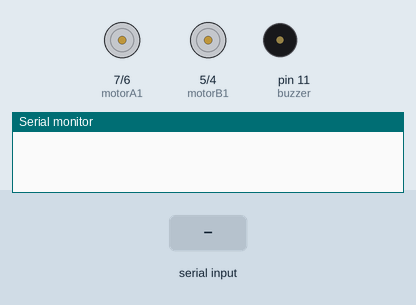
Simulated run of this sketch. Board: Arduino Uno, built with avr-gcc and run on an emulated ATmega328P. Parts: motor-driver pin pairs drawn as motors (green arrow = first pin HIGH = forward, orange = second pin HIGH = backward, longer = more drive, scaled by the enable pin), buzzer (waves = sounding), the last lines printed to the serial monitor. Inputs (shaded band) come from the test bench.

Above: at 1.2 s.
1.3 s: "R" received over Serial
At 2.5 s:
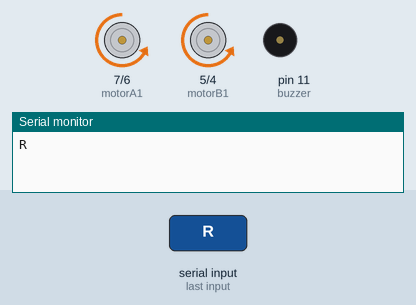
2.8 s: "0" received over Serial
At 3.8 s:
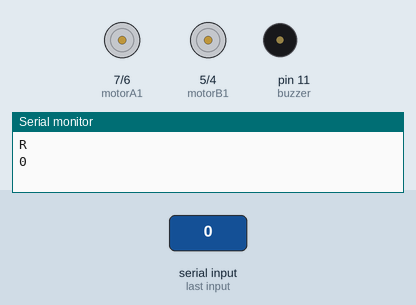
4.3 s: "L" received over Serial
5.8 s: "B" received over Serial
7.3 s: "F" received over Serial
8.8 s: byte 86 ('V') received over Serial
At 13.0 s:
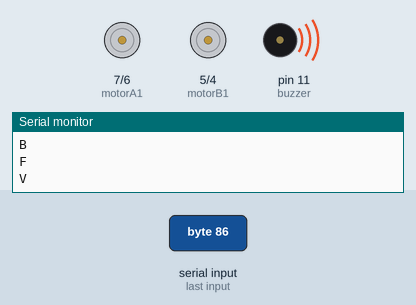
Timing chart, 0 to 15.9 s (numbered marks = the images above; inputs shaded):
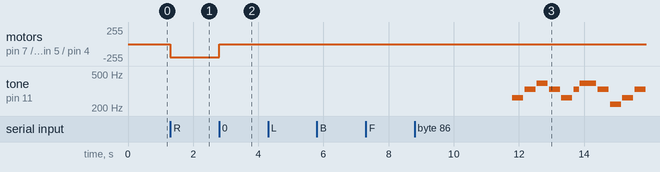

Measured:
- after the input at 1.3 s, motor on pin 7 (motorA1) / pin 6 (motorA2), motor on pin 5 (motorB1) / pin 4 (motorB2): stopped → backward 200/255 at once
- after the input at 2.8 s, motor on pin 7 (motorA1) / pin 6 (motorA2), motor on pin 5 (motorB1) / pin 4 (motorB2): backward 200/255 → stopped at once
- after the input at 8.8 s, tone on pin 11 (buzzer): plays 262 Hz for 0.34 s, 330 Hz for 0.34 s, 392 Hz for 0.34 s, 330 Hz for 0.34 s, 262 Hz for 0.34 s, 330 Hz for 0.17 s … (11 notes in this stretch), starting after 3.0 s

The sketch:

Codigo_Carro_Sonido.ino
```cpp
/*
  Keyboard cat
  Connect a piezo buzzer or speaker to pin 11 or select a new pin.
  More songs available at https://github.com/robsoncouto/arduino-songs

                                              Robson Couto, 2019
*/
#define NOTE_B0 31
#define NOTE_C1 33
#define NOTE_CS1 35
#define NOTE_D1 37
#define NOTE_DS1 39
#define NOTE_E1 41
#define NOTE_F1 44
#define NOTE_FS1 46
#define NOTE_G1 49
#define NOTE_GS1 52
#define NOTE_A1 55
#define NOTE_AS1 58
#define NOTE_B1 62
#define NOTE_C2 65
#define NOTE_CS2 69
#define NOTE_D2 73
#define NOTE_DS2 78
#define NOTE_E2 82
#define NOTE_F2 87
#define NOTE_FS2 93
#define NOTE_G2 98
#define NOTE_GS2 104
#define NOTE_A2 110
#define NOTE_AS2 117
#define NOTE_B2 123
#define NOTE_C3 131
#define NOTE_CS3 139
#define NOTE_D3 147
#define NOTE_DS3 156
#define NOTE_E3 165
#define NOTE_F3 175
#define NOTE_FS3 185
#define NOTE_G3 196
#define NOTE_GS3 208
#define NOTE_A3 220
#define NOTE_AS3 233
#define NOTE_B3 247
#define NOTE_C4 262
#define NOTE_CS4 277
#define NOTE_D4 294
#define NOTE_DS4 311
#define NOTE_E4 330
#define NOTE_F4 349
#define NOTE_FS4 370
#define NOTE_G4 392
#define NOTE_GS4 415
#define NOTE_A4 440
#define NOTE_AS4 466
#define NOTE_B4 494
#define NOTE_C5 523
#define NOTE_CS5 554
#define NOTE_D5 587
#define NOTE_DS5 622
#define NOTE_E5 659
#define NOTE_F5 698
#define NOTE_FS5 740
#define NOTE_G5 784
#define NOTE_GS5 831
#define NOTE_A5 880
#define NOTE_AS5 932
#define NOTE_B5 988
#define NOTE_C6 1047
#define NOTE_CS6 1109
#define NOTE_D6 1175
#define NOTE_DS6 1245
#define NOTE_E6 1319
#define NOTE_F6 1397
#define NOTE_FS6 1480
#define NOTE_G6 1568
#define NOTE_GS6 1661
#define NOTE_A6 1760
#define NOTE_AS6 1865
#define NOTE_B6 1976
#define NOTE_C7 2093
#define NOTE_CS7 2217
#define NOTE_D7 2349
#define NOTE_DS7 2489
#define NOTE_E7 2637
#define NOTE_F7 2794
#define NOTE_FS7 2960
#define NOTE_G7 3136
#define NOTE_GS7 3322
#define NOTE_A7 3520
#define NOTE_AS7 3729
#define NOTE_B7 3951
#define NOTE_C8 4186
#define NOTE_CS8 4435
#define NOTE_D8 4699
#define NOTE_DS8 4978
#define REST 0

const int motorA1 = 7;
const int motorA2 = 6;
const int motorAspeed = 9;
const int motorB1 = 5;
const int motorB2 = 4;
const int motorBspeed = 3;

int state;
int vSpeed = 200;
char dato;

// change this to make the song slower or faster
int tempo = 160;

// change this to whichever pin you want to use
int buzzer = 11;

// notes of the moledy followed by the duration.
// a 4 means a quarter note, 8 an eighteenth , 16 sixteenth, so on
// !!negative numbers are used to represent dotted notes,
// so -4 means a dotted quarter note, that is, a quarter plus an eighteenth!!
int melody[] = {

  // Keyboard cat
  // Score available at https://musescore.com/user/142788/scores/147371

  REST,
  1,
  REST,
  1,
  NOTE_C4,
  4,
  NOTE_E4,
  4,
  NOTE_G4,
  4,
  NOTE_E4,
  4,
  NOTE_C4,
  4,
  NOTE_E4,
  8,
  NOTE_G4,
  -4,
  NOTE_E4,
  4,
  NOTE_A3,
  4,
  NOTE_C4,
  4,
  NOTE_E4,
  4,
  NOTE_C4,
  4,
  NOTE_A3,
  4,
  NOTE_C4,
  8,
  NOTE_E4,
  -4,
  NOTE_C4,
  4,
  NOTE_G3,
  4,
  NOTE_B3,
  4,
  NOTE_D4,
  4,
  NOTE_B3,
  4,
  NOTE_G3,
  4,
  NOTE_B3,
  8,
  NOTE_D4,
  -4,
  NOTE_B3,
  4,

  NOTE_G3,
  4,
  NOTE_G3,
  8,
  NOTE_G3,
  -4,
  NOTE_G3,
  8,
  NOTE_G3,
  4,
  NOTE_G3,
  4,
  NOTE_G3,
  4,
  NOTE_G3,
  8,
  NOTE_G3,
  4,
  NOTE_C4,
  4,
  NOTE_E4,
  4,
  NOTE_G4,
  4,
  NOTE_E4,
  4,
  NOTE_C4,
  4,
  NOTE_E4,
  8,
  NOTE_G4,
  -4,
  NOTE_E4,
  4,
  NOTE_A3,
  4,
  NOTE_C4,
  4,
  NOTE_E4,
  4,
  NOTE_C4,
  4,
  NOTE_A3,
  4,
  NOTE_C4,
  8,
  NOTE_E4,
  -4,
  NOTE_C4,
  4,
  NOTE_G3,
  4,
  NOTE_B3,
  4,
  NOTE_D4,
  4,
  NOTE_B3,
  4,
  NOTE_G3,
  4,
  NOTE_B3,
  8,
  NOTE_D4,
  -4,
  NOTE_B3,
  4,

  NOTE_G3,
  -1,

};

// sizeof gives the number of bytes, each int value is composed of two bytes (16 bits)
// there are two values per note (pitch and duration), so for each note there are four bytes
int notes = sizeof(melody) / sizeof(melody[0]) / 2;

// this calculates the duration of a whole note in ms
int wholenote = (60000 * 4) / tempo;

int divider = 0, noteDuration = 0;

void setup() {

  Serial.begin(9600);
  pinMode(motorA1, OUTPUT);
  pinMode(motorA2, OUTPUT);
  pinMode(motorB1, OUTPUT);
  pinMode(motorB2, OUTPUT);
}

void loop() {
  // put your main code here, to run repeatedly:
  if (Serial.available()) {
    //Serial.println(Serial.readString());
    dato = Serial.read();
    Serial.println(dato);
  }

  switch (dato) {
    case '0': vSpeed = 0; break;
    case '1': vSpeed = 100; break;
    case '2': vSpeed = 180; break;
    case '3': vSpeed = 200; break;
    case '4': vSpeed = 255; break;
  }

  switch (dato) {
    case 'R':
      digitalWrite(motorA1, LOW);
      delay(1);
      digitalWrite(motorA2, HIGH);
      delay(1);

      digitalWrite(motorB1, LOW);
      delay(1);
      digitalWrite(motorB2, HIGH);

      analogWrite(motorAspeed, vSpeed);
      analogWrite(motorBspeed, vSpeed);
      break;

      /*
    case 'I':
      digitalWrite(motorA1, LOW);
      delay(1);
      digitalWrite(motorA2, HIGH);
      delay(1);

      digitalWrite(motorB1, LOW);
      delay(1);
      digitalWrite(motorB2, HIGH);

      analogWrite(motorAspeed, 0);
      analogWrite(motorBspeed, vSpeed);
      break;

    case 'G':
      digitalWrite(motorA1, LOW);
      delay(1);
      digitalWrite(motorA2, HIGH);
      delay(1);

      digitalWrite(motorB1, LOW);
      delay(1);
      digitalWrite(motorB2, HIGH);

      analogWrite(motorAspeed, vSpeed);
      analogWrite(motorBspeed, 0);
      break;
*/
    case 'L':
      digitalWrite(motorA1, HIGH);
      delay(1);
      digitalWrite(motorA2, LOW);
      delay(1);

      digitalWrite(motorB1, HIGH);
      delay(1);
      digitalWrite(motorB2, LOW);

      analogWrite(motorAspeed, vSpeed);
      analogWrite(motorBspeed, vSpeed);
      break;
      /*
    case 'J':
      digitalWrite(motorA1, HIGH);
      delay(1);
      digitalWrite(motorA2, LOW);
      delay(1);

      digitalWrite(motorB1, HIGH);
      delay(1);
      digitalWrite(motorB2, LOW);

      analogWrite(motorAspeed, 0);
      analogWrite(motorBspeed, vSpeed);
      break;

    case 'H':
      digitalWrite(motorA1, HIGH);
      delay(1);
      digitalWrite(motorA2, LOW);
      delay(1);

      digitalWrite(motorB1, HIGH);
      delay(1);
      digitalWrite(motorB2, LOW);

      analogWrite(motorAspeed, vSpeed);
      analogWrite(motorBspeed, 0);
      break;
*/
    case 'B':
      digitalWrite(motorA2, HIGH);
      delay(1);
      digitalWrite(motorA1, LOW);
      delay(1);

      digitalWrite(motorB2, LOW);
      delay(1);
      digitalWrite(motorB1, HIGH);

      analogWrite(motorAspeed, vSpeed);
      analogWrite(motorBspeed, vSpeed);
      break;

    case 'F':
      digitalWrite(motorA2, LOW);
      delay(1);
      digitalWrite(motorA1, HIGH);
      delay(1);

      digitalWrite(motorB2, HIGH);
      delay(1);
      digitalWrite(motorB1, LOW);

      analogWrite(motorAspeed, vSpeed);
      analogWrite(motorBspeed, vSpeed);
      break;

    case 'S':
      analogWrite(motorA1, 0);
      analogWrite(motorA2, 0);
      analogWrite(motorB1, 0);
      analogWrite(motorB2, 0);
      break;

    case 'V':
      // iterate over the notes of the melody.
      // Remember, the array is twice the number of notes (notes + durations)
      for (int thisNote = 0; thisNote < notes * 2; thisNote = thisNote + 2) {

        // calculates the duration of each note
        divider = melody[thisNote + 1];
        if (divider > 0) {
          // regular note, just proceed
          noteDuration = (wholenote) / divider;
        } else if (divider < 0) {
          // dotted notes are represented with negative durations!!
          noteDuration = (wholenote) / abs(divider);
          noteDuration *= 1.5;  // increases the duration in half for dotted notes
        }

        // we only play the note for 90% of the duration, leaving 10% as a pause
        tone(buzzer, melody[thisNote], noteDuration * 0.9);

        // Wait for the specief duration before playing the next note.
        delay(noteDuration);

        // stop the waveform generation before the next note.
        noTone(buzzer);
      }
    default:
      analogWrite(motorA1, 0);
      analogWrite(motorA2, 0);
      analogWrite(motorB1, 0);
      analogWrite(motorB2, 0);
      break;
  }
}
```
